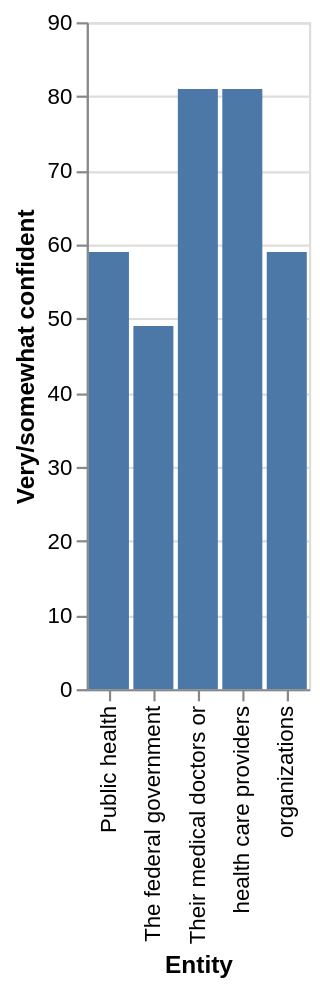

Describe this chart as a Vega-Lite specification.
### Vega-Lite specification from a JSON file in a GitHub repository (floating-point values rounded to 4 significant figures)
{"$schema": "https://vega.github.io/schema/vega-lite/v5.json", "description": "Bar chart auto-generated from CSV", "data": {"values": [{"Entity": "health care providers", "Very/somewhat confident": "81", "Not at all/not too confident": "19"}, {"Entity": "Their medical doctors or", "Very/somewhat confident": "81", "Not at all/not too confident": "19"}, {"Entity": "organizations", "Very/somewhat confident": "59", "Not at all/not too confident": "41"}, {"Entity": "Public health", "Very/somewhat confident": "59", "Not at all/not too confident": "41"}, {"Entity": "The federal government", "Very/somewhat confident": "49", "Not at all/not too confident": "50"}]}, "mark": "bar", "encoding": {"x": {"field": "Entity", "type": "ordinal"}, "y": {"field": "Very/somewhat confident", "type": "quantitative"}}}
